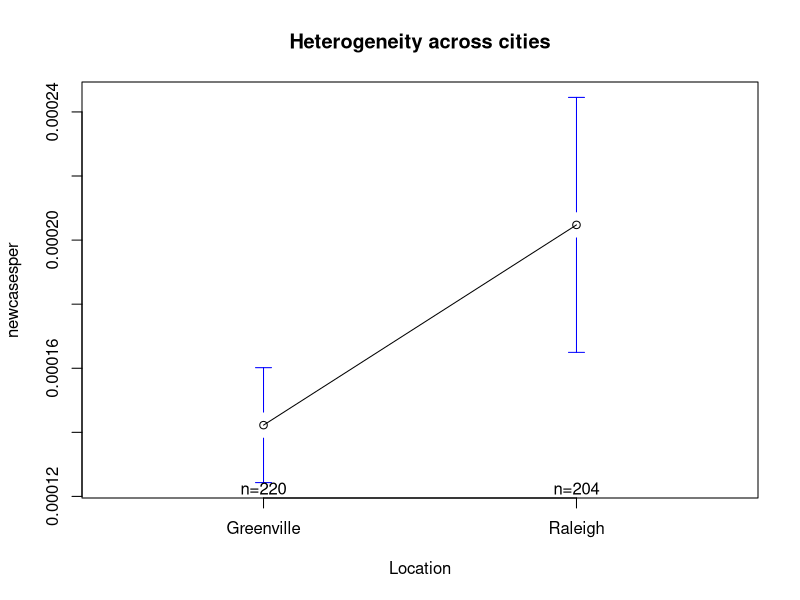
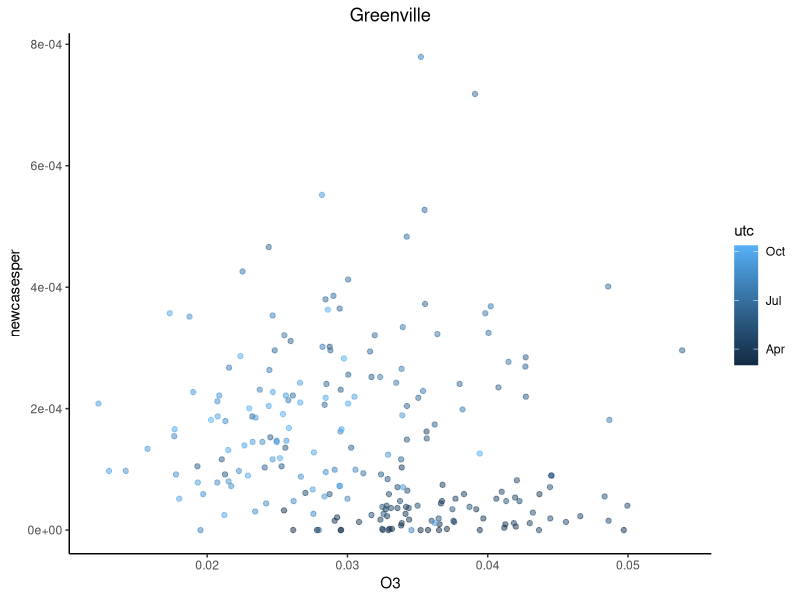
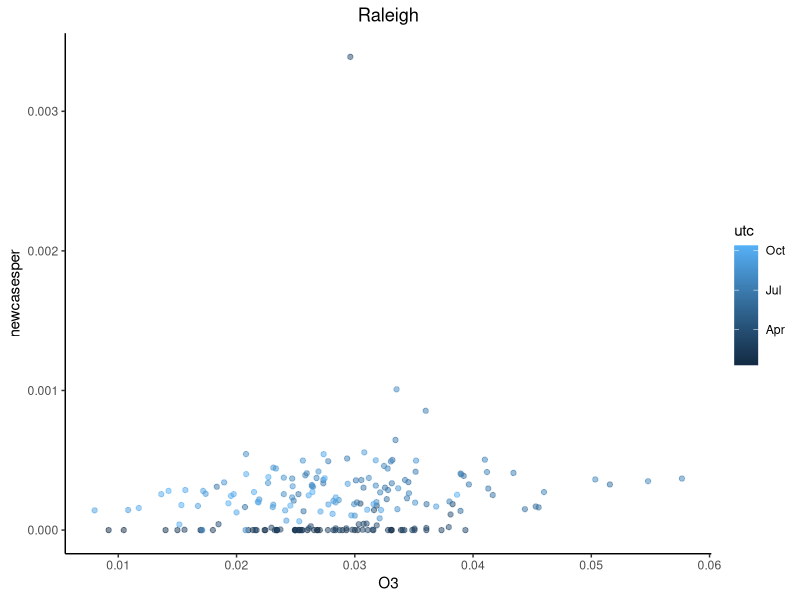
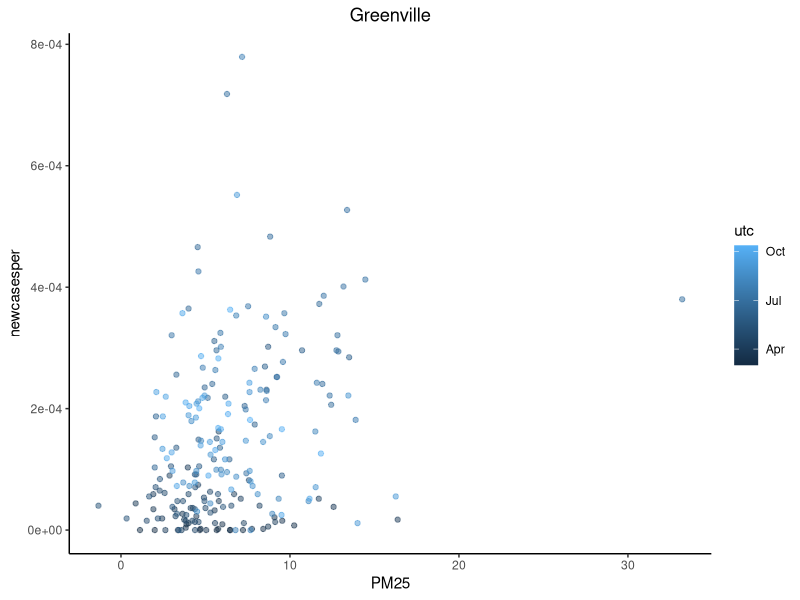
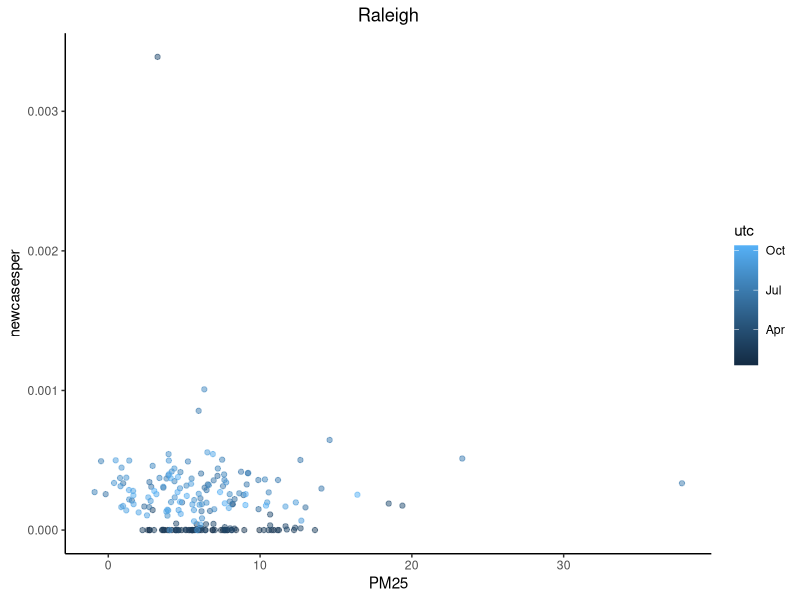
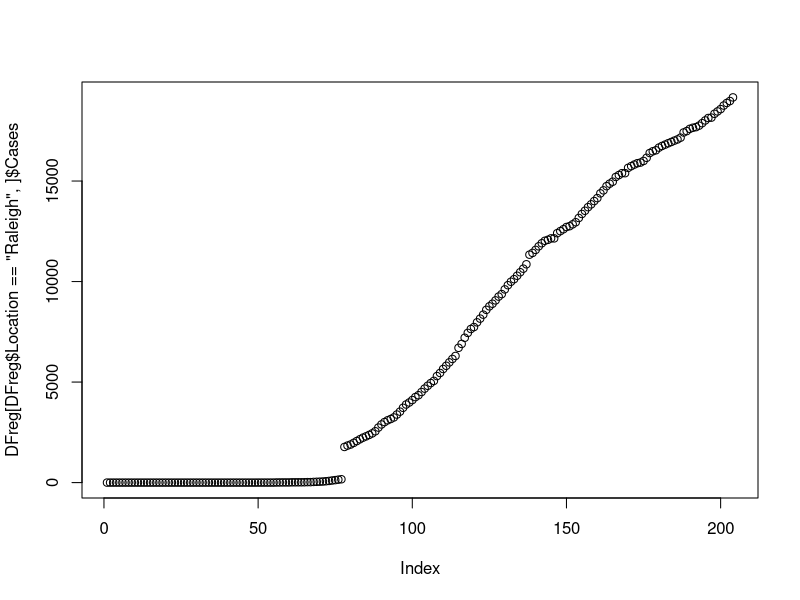
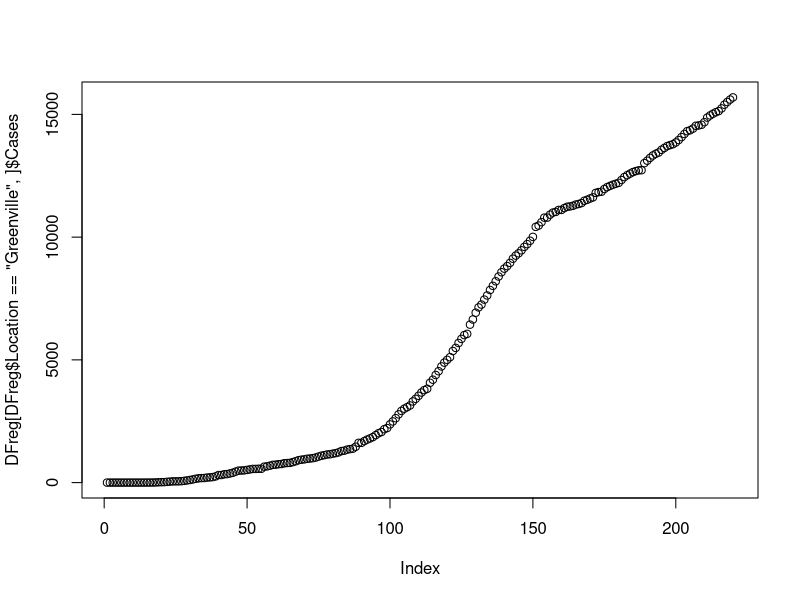
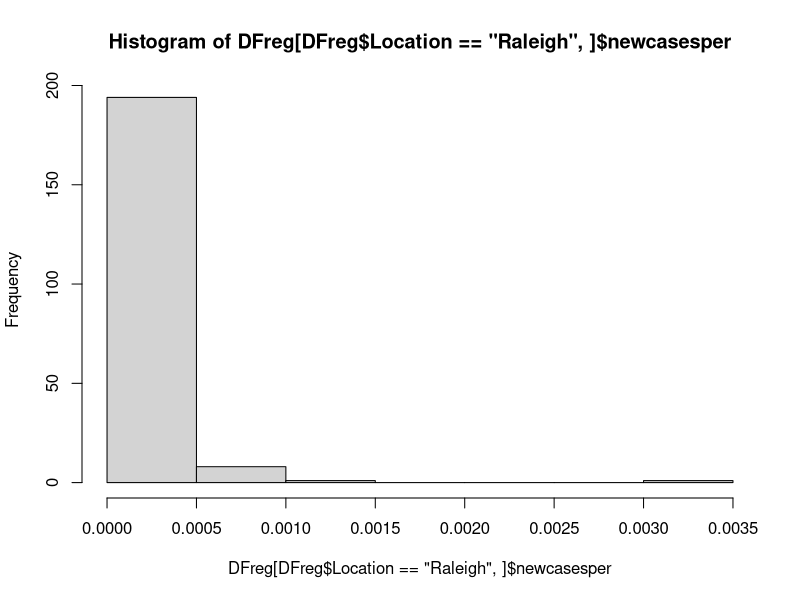

Here is the R script that generated these plots, in order:
## ---- chunk 1
library(tidyverse)
library(lubridate)
library(gplots)
library(glmnet)
library(pscl)
library(dplyr)
## ---- chunk 2
df.greenville <- read_csv("derived_data/Greenville_Clean_COVID_PM25_O3.csv")
df.raleigh <- read_csv("derived_data/Raleigh.Clean.Covid.csv")
DF <- plyr::rbind.fill(df.raleigh, df.greenville)
## ---- chunk 3
DF$newcases <- NA
DF$newcases[DF$Location == 'Raleigh'][-1] <- diff(DF$Cases[DF$Location == 'Raleigh'])
DF$newcases[DF$Location == 'Greenville'][-1] <- diff(DF$Cases[DF$Location == 'Greenville'])

DF$Population <- NA
DF[DF$Location == "Raleigh",'Population'] <- 474069
DF[DF$Location == "Greenville",'Population'] <-  523542

DF$newcasesper <- NA
DF$newcasesper <- DF$newcases/DF$Population
## ---- chunk 4
DF[DF$Location == "Raleigh",'newcasesper'] <- lead(DF[DF$Location == "Raleigh",'newcasesper'], 6)
DF[DF$Location == "Greenville",'newcasesper'] <- lead(DF[DF$Location == "Greenville",'newcasesper'], 6)

DFreg <- DF[!is.na(DF$O3) & !is.na(DF$newcasesper),] %>%
  dplyr::select(X1, utc, Location, O3, PM25, newcasesper, Cases)
## ---- chunk 5
plotmeans(newcasesper ~ Location, main="Heterogeneity across cities", data=DFreg)

DFreg[DFreg$Location == "Greenville",] %>% 
  ggplot(aes(x = O3, y = newcasesper, color = utc)) +
  geom_point(alpha = .5) +
  theme(panel.grid.major = element_blank(), panel.grid.minor = element_blank(),
panel.background = element_blank(), axis.line = element_line(colour = "black"))  +
  ggtitle("Greenville") +
  theme(plot.title = element_text(hjust = 0.5))

DFreg[DFreg$Location == "Raleigh",] %>% 
  ggplot(aes(x = O3, y = newcasesper, color = utc)) +
  geom_point(alpha = .5) +
  theme(panel.grid.major = element_blank(), panel.grid.minor = element_blank(),
panel.background = element_blank(), axis.line = element_line(colour = "black"))  +
  ggtitle("Raleigh") +
  theme(plot.title = element_text(hjust = 0.5))

DFreg[DFreg$Location == "Greenville",] %>% 
  ggplot(aes(x = PM25, y = newcasesper, color = utc)) +
  geom_point(alpha = .5) +
  theme(panel.grid.major = element_blank(), panel.grid.minor = element_blank(),
panel.background = element_blank(), axis.line = element_line(colour = "black"))  +
  ggtitle("Greenville") +
  theme(plot.title = element_text(hjust = 0.5))

DFreg[DFreg$Location == "Raleigh",] %>% 
  ggplot(aes(x = PM25, y = newcasesper, color = utc)) +
  geom_point(alpha = .5) +
  theme(panel.grid.major = element_blank(), panel.grid.minor = element_blank(),
panel.background = element_blank(), axis.line = element_line(colour = "black"))  +
  ggtitle("Raleigh") +
  theme(plot.title = element_text(hjust = 0.5))

## ---- chunk 6
plot(DFreg[DFreg$Location == "Raleigh",]$Cases)
plot(DFreg[DFreg$Location == "Greenville",]$Cases)
hist(DFreg[DFreg$Location == "Raleigh",]$newcasesper)
hist(DFreg[DFreg$Location == "Greenville",]$newcasesper)
## ---- chunk 7
fixed_effect1 <- lm(newcasesper ~ PM25 + O3 + factor(Location), DFreg)
summary(fixed_effect1)

fixed_effect2 <- lm(newcasesper ~ PM25 + O3 + factor(Location) - 1, DFreg)
summary(fixed_effect2)

fixed_effect3 <- lm(newcasesper ~ PM25 + factor(Location) - 1, DFreg)
summary(fixed_effect3)

fixed_effect4 <- lm(newcasesper ~ PM25 + factor(Location), DFreg)
summary(fixed_effect4)

Qpoisson1 <- glm(Cases ~ PM25 + O3 + factor(Location) - 1, family = quasipoisson, data = DFreg)
summary(Qpoisson1)

Poisson1 <- glm(Cases ~ PM25 + O3 + factor(Location) - 1, family = poisson, data = DFreg)
summary(Poisson1)

Poisson2 <- glm(Cases ~ PM25 + O3 + factor(Location), family = poisson, data = DFreg)
summary(Poisson2)
